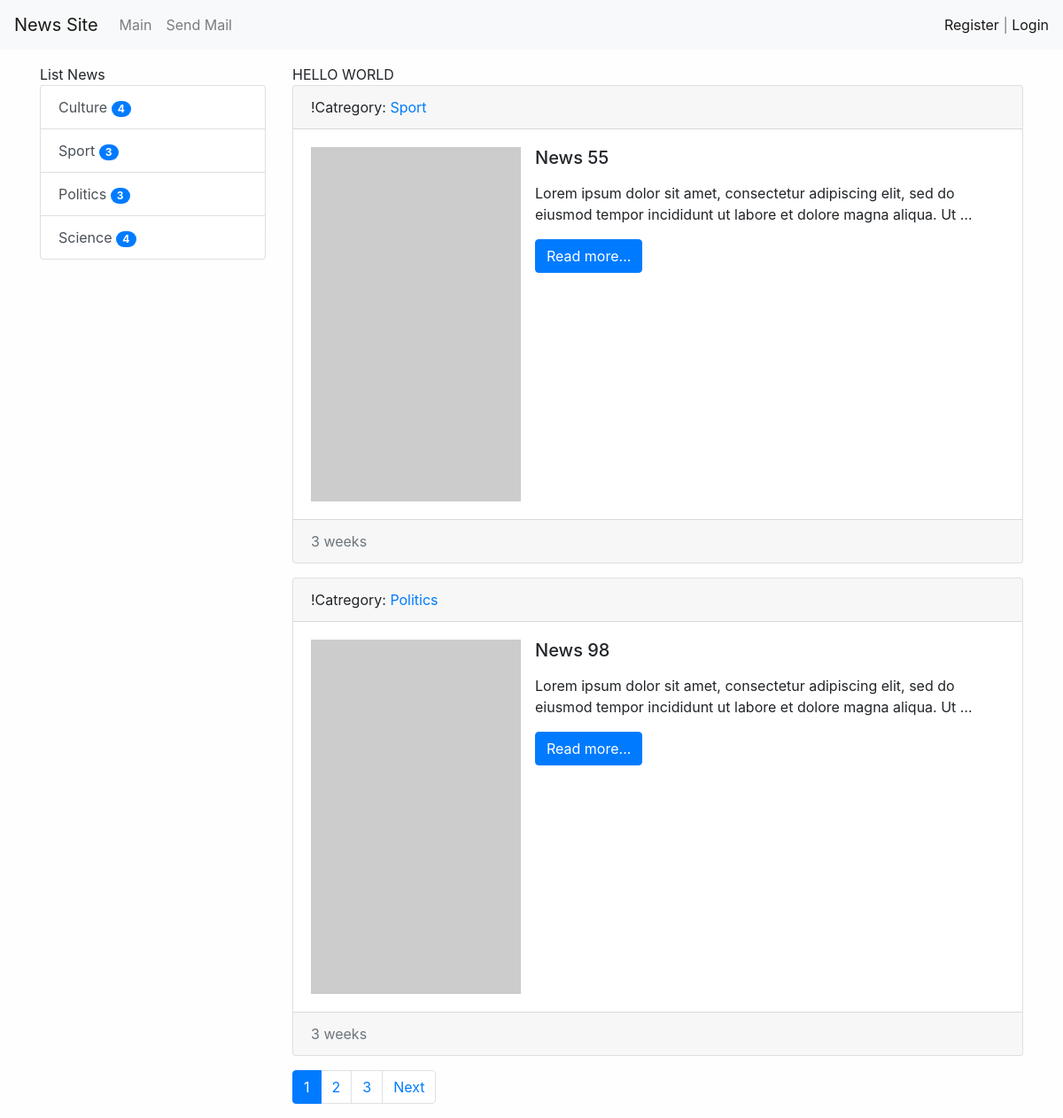
The page / on the database its author committed.
### news/models.py (models this page shows, shortened)
class Category(models.Model):
    title = models.CharField(max_length=150, db_index=True)
    def get_absolute_url(self):
        return reverse('category', kwargs={'category_id': self.pk})
    def __str__(self):
        return self.title
    class Meta:
        ordering = ['title']
        verbose_name: 'Category'
        verbose_name_plural: 'Categorys'

class News(models.Model):
    title = models.CharField(max_length=150, verbose_name='Наименование')
    content = models.TextField(blank=True, verbose_name='Контент')
    created_at = models.DateTimeField(auto_now_add=True)
    update_at = models.DateTimeField(auto_now=True)
    photo = models.ImageField(upload_to='photos/%Y/%m/%d/', blank=True)
    is_published = models.BooleanField(default=True)
    category = models.ForeignKey('Category', on_delete=models.PROTECT, null=True)
    views = models.IntegerField(default=0)
    def get_absolute_url(self):
        return reverse('view_news', kwargs={'pk': self.pk})
    class Meta:
        ordering = ['-created_at']
        verbose_name: 'New'
        verbose_name_plural: 'News'

### news/views.py (the view)
# urls.py: path('', cache_page(60)(HomeNews.as_view()), name='home'),
class HomeNews(MyMixin, ListView):
    model = News
    template_name = 'news/home_news_list.html'
    context_object_name = 'news'
    extra_context = {'title': 'Main page'}
    mixin_prop = 'hello world'
    paginate_by = 2
    def get_context_data(self, *, object_list=None, **kwargs):
        context = super(HomeNews, self).get_context_data(**kwargs)
        context['title'] = self.get_upper('Main page')
        context['mixin_prop']= self.get_prop()
        return context
    def get_queryset(self):
        return News.objects.filter(is_published=True).select_related('category')

### news/templatetags/news_tags.py (called while the page is built)
@register.inclusion_tag('news/list_categories.html')
def show_categories(arg1='List ', arg2='world'):
    categories = Category.objects.annotate(cnt=Count('news', filter=F('news__is_published'))).filter(cnt__gt=0)
    return {'categories': categories, 'arg1': arg1, 'arg2': arg2}

### news/utils.py (called while the page is built)
    def get_prop(self):
        return self.mixin_prop.upper()

    def get_upper(self, s):
        if isinstance(s, str):
            return s.upper()
        else:
            return s.title.upper()

### news/templates/news/home_news_list.html (shortened to what this page needs)
{% extends 'base.html' %}
{% block sidebar %}
{% include 'inc/_sidebar.html' %}
{% endblock %}
{% block content %}
  {{ mixin_prop }}
    {% for item in news %}
      <div class="card mb-3">
        <div class="card-header">
          !Catregory: <a href="{{ item.get_absolute_url }}">{{ item.category }}</a>
        </div>
        <div class="card-body">
          <div class="media">
            {% if item.photo %}
              <img src="{{ item.photo.url }}" alt="" class="mr-3">
            {% else %}
              <img src="https://picsum.photos/id/237/400/400" alt="" class="mr-3">
            {% endif %}
            <div class="media-body">
              <h5 class="card-title">{{ item.title }}</h5>
              <p class="card-text">{{ item.content|safe|linebreaks|truncatewords:20 }}</p>
              <a href="{{ item.get_absolute_url }}" class="btn btn-primary">Read more...</a>
            </div>
          </div>
        </div>
        <div class="card-footer text-muted">
          {{ item.created_at|timesince }}
        </div>
      </div>
    {% endfor %}
{% endblock %}

### templates/base.html (shortened to what this page needs)
{% load static %}
<!doctype html>
<html lang="en">
  <head>
    <link rel="stylesheet" href="{% static 'bootstrap/css/bootstrap.min.css' %}">
    <link rel="stylesheet" href="{% static 'css/style.css' %}">
  </head>
  <body>
  {% include 'inc/_nav.html' %}
    <div class="container mt-3">
      <div class="row">
        <div class="col-md-3">
          {% load cache %}
          {% cache 30 sidebar %}
          {% block sidebar %}{% endblock %}
          {% endcache %}
        </div>
        <div class="col-md-9">
          {% block content %}{% endblock %}
          {% if page_obj.has_other_pages %}
            <nav aria-label="...">
            <ul class="pagination">
              {% for p in page_obj.paginator.page_range %}
                {% if page_obj.number == p %}
                  <li class="page-item active" aria-current="page">
                    <a class="page-link">{{ p }}</a>
                  </li>
                {% elif p > page_obj.number|add:-3 and p < page_obj.number|add:3 %}
                  <li class="page-item">
                    <a class="page-link" href="?page={{ p }}">{{ p }}</a>
                  </li>
                {% endif %}
              {% endfor %}
              {% if page_obj.has_next %}
                <li class="page-item">
                  <a class="page-link" href="?page={{ page_obj.next_page_number }}">Next</a>
                </li>
              {% endif %}
            </ul>
          </nav>
          {% endif %}
        </div>
      </div>
    </div>
  </body>
</html>

### templates/inc/_nav.html (shortened to what this page needs)
    <nav class="navbar navbar-expand-lg navbar-light bg-light">
      <a class="navbar-brand" href="{% url 'home' %}">News Site</a>
      <div class="collapse navbar-collapse" id="navbarSupportedContent">
        <ul class="navbar-nav mr-auto">
          <li class="nav-item"><a class="nav-link" href="{% url 'home' %}">Main</a></li>
          <li class="nav-item"><a class="nav-link" href="{% url 'mail' %}">Send Mail</a></li>
        </ul>
        <span class ="navbar-text">
            {% if request.user.is_authenticated %}
                Welcome, {{ user.username }} | <a href="{% url 'logout' %}">Logout</a>
            {%  else %}
                <a href="{% url 'register' %}">Register</a> | <a href="{% url 'login' %}">Login</a>
            {% endif %}
        </span>
      </div>
    </nav>

### templates/inc/_sidebar.html (shortened to what this page needs)
{% load news_tags %}
{% show_categories arg2='News' %}

### news/templates/news/list_categories.html
<div class="list-group">
   {{ arg1 }}{{ arg2 }}
   {% for item in categories %}
   <a href="{{ item.get_absolute_url }}" class="list-group-item list-group-item-action">{{ item.title }}  <span class="badge badge-primary badge-pill">{{ item.cnt }}</span></a>
   {% endfor %}
</div>

### mysite/static/css/style.css (style rules this page uses)
body { background-color: #fefefe; }

### rows shown on the page
Category: title "Culture", cnt "4"
Category: title "Sport", cnt "3"
Category: title "Politics", cnt "3"
Category: title "Science", cnt "4"
News: category "Sport", title "News 55", content "Lorem ipsum dolor sit amet, consectetur adipiscing elit, sed do eiusmod tempor incididunt ut labore et dolore magna aliqua. Ut …", created_at "3 weeks"
News: category "Politics", title "News 98", content "Lorem ipsum dolor sit amet, consectetur adipiscing elit, sed do eiusmod tempor incididunt ut labore et dolore magna aliqua. Ut …", created_at "3 weeks"

### other values the page prints
{{ arg1 }} "List"
{{ arg2 }} "News"
{{ mixin_prop }} "HELLO WORLD"
{{ p }} "1"
{{ p }} "2" "3"
